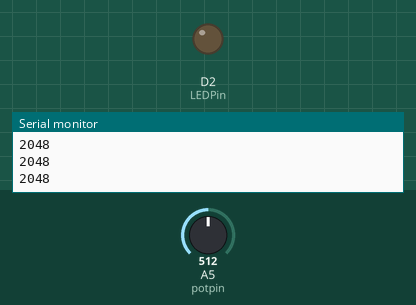
This sketch was run on a simulated Arduino Zero (SAMD21). Parts: output pins drawn as LEDs (lit = HIGH), the last lines printed to the serial monitor. The test bench sets the inputs (shaded band); at power-on: A5 (potpin) = 512 (analog values on the 0–1023 scale).

Above: at 1.2 s.
1.3 s: A5 (potpin) set to 541
At 1.9 s:
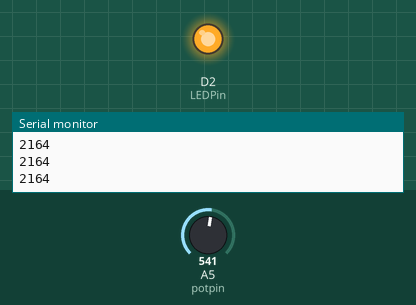
2.8 s: A5 (potpin) set to 511
At 3.1 s:
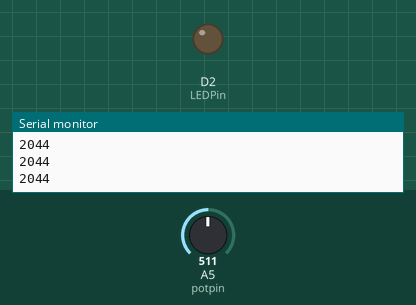
4.3 s: A5 (potpin) set to 716
At 5.6 s:
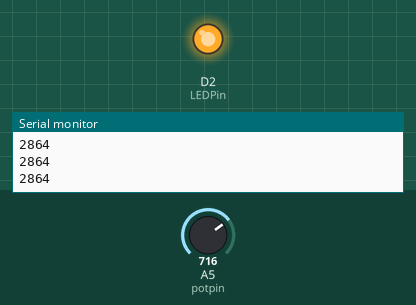
Timing chart, 0 to 7.3 s (numbered marks = the images above; inputs shaded):
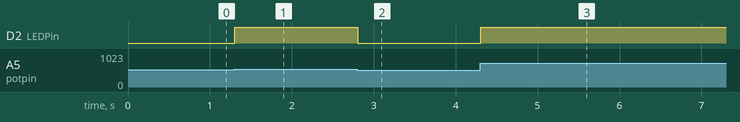

The sketch:

waterlevel.ino
```cpp
int LEDPin=2;
const int potpin = A5;//33

void setup() {
Serial.begin(9600);
pinMode(LEDPin, OUTPUT);
analogReadResolution(12);//0-4095
}

void loop() {
int value=analogRead(potpin);
Serial.println(value);
if(value>2100)//这个值可自由设置
{
digitalWrite(LEDPin,HIGH);
}
else
{
digitalWrite(LEDPin,LOW);
}
delay(100);
}
```

Measured:
- the behaviour switches between 525 and 526 on A5 (potpin) (found by bisection; images 0 and 1)
- after the input at 1.3 s, D2 (LEDPin): LOW → HIGH at once
- after the input at 2.8 s, D2 (LEDPin): HIGH → LOW at once
- after the input at 4.3 s, D2 (LEDPin): LOW → HIGH at once
